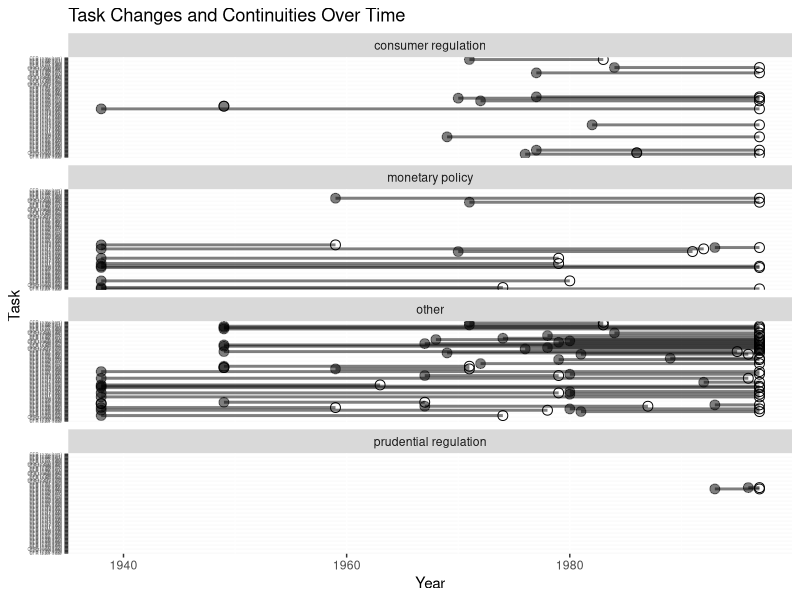

Generate this figure with R:
library(tidyverse)

# Load the data
data <- read.csv("labels.csv")

# Ensure each label has a consistent category
data <- data |> 
  group_by(label) |> 
  mutate(Category = first(Category)) |> 
  ungroup()

# Process the data to identify the start, end, and reassignment years
task_info <- data |>
  group_by(label, Category) |>
  summarise(start = min(Year), end = max(Year), Task = first(Task)) |>
  ungroup() |>
  mutate(Task = as.factor(Task))

# Identify reassigned tasks (task number and first few numbers of the label don't match)
data <- data |> 
  mutate(label_prefix = as.numeric(sub("\\(.*", "", label)),
         Task = as.factor(Task))

reassigned_tasks <- data |>
  filter(Task != label_prefix)

# Creating better y-axis labels
task_info <- task_info |>
  mutate(TaskLabel = paste("CFR 12 ", sub(" .*", "", label), 
                           " (", sub(".*Yr (\\d{4}).*", "\\1", label), ")", sep = ""))

# Visualization
plot <- 
  ggplot() +
  geom_segment(data = task_info, aes(x = start, xend = end, y = TaskLabel, yend = TaskLabel),
               size = 1, alpha = 0.50) +
  geom_point(data = task_info, aes(x = start, y = TaskLabel), size = 3, alpha = 0.50) +
  geom_point(data = task_info, aes(x = end, y = TaskLabel), shape = 1, size = 3) +
  geom_point(data = reassigned_tasks, 
             aes(x = Year, y = paste("CFR 12 ", sub(" .*", "", label), 
                                     " (", sub(".*Yr (\\d{4}).*", "\\1", label), ")", sep = "")), 
             shape = 4, size = 3) +
  scale_y_discrete(limits = task_info$TaskLabel) +
  labs(x = "Year", y = "Task", title = "Task Changes and Continuities Over Time") +
  theme(axis.text.y = element_text(size = 3)) +
  facet_wrap(~ Category, scales = "free_y", ncol = 1)

ggsave("task_changes_plot.png", plot = plot, width = 6.5, height = 9)
